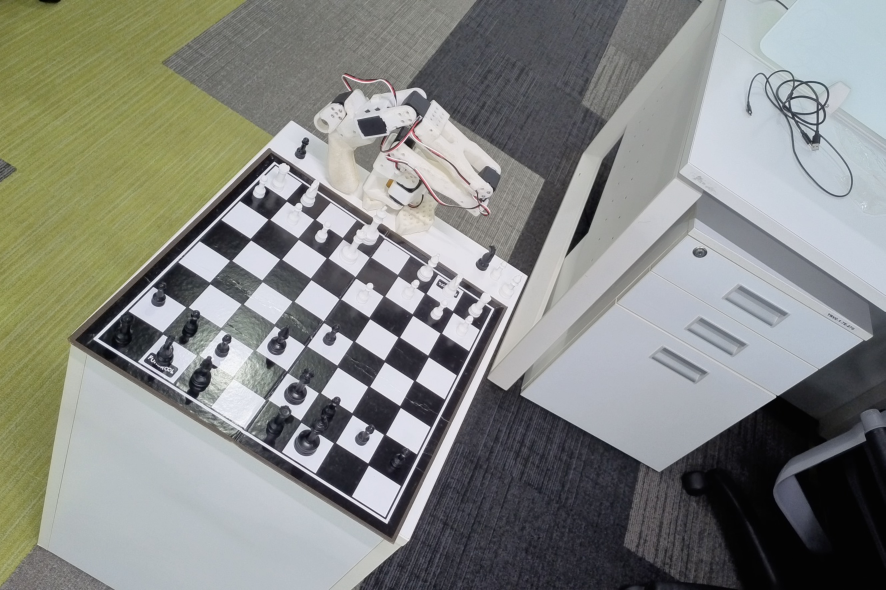
#> input picture Image_99.jpg, 2656 x 1770 px (shown at 1/3 size)
$ python -i detect_frame.py   (imports and definitions only)
#> lines starting #> are read from the running program, lines starting #| are printed output that depends on the picture; after the words box and inside, x2 and y2 are one past the last pixel; in counts of white or black regions, pixels touching at a corner belong together
"""Strategy C: board-frame / outer-quad anchored detection.

Where :mod:`so101_nexus_core.chess_vision.detect_sb` anchors on *interior*
corners (which chess pieces frequently occlude) and
:mod:`so101_nexus_core.chess_vision.detect_hough` reconstructs the grid from
many short line segments, this strategy anchors on the board's *outer
boundary* -- the single large quadrilateral enclosing the whole playing area.

For a board photographed close to top-down, that boundary survives heavy piece
occlusion (pieces sit *inside* it) and yields a clean four-point contour. We
extract candidate quadrilaterals from several Canny edge maps, map each
directly onto the 800x800 canvas, and keep whichever placement scores best.
Because a quad has a four-fold rotational ambiguity (any of its corners could
be the board's top-left), all four rotations are tried and disambiguated by
:func:`~so101_nexus_core.chess_vision.scoring.combined_score`, whose
periodicity term only rewards a placement that lands the 8x8 grid coherently on
the canvas.

This complements the other two strategies: it is the reliable path for
near-top-down boards whose interior corners are buried under pieces, while
contributing only low-scoring (harmless) candidates for steeply-angled or
partially-off-frame boards whose outer boundary is itself broken -- the
pipeline's periodicity gate discards those.
"""

from __future__ import annotations

import cv2
import numpy as np

from so101_nexus_core.chess_vision.constants import WARP_SIZE
from so101_nexus_core.chess_vision.geometry import order_quad
from so101_nexus_core.chess_vision.scoring import combined_score

# Canvas corners in [TL, TR, BR, BL] order, matching geometry.order_quad.
# [3 lines that did not run here, left out]

# A board boundary should enclose a meaningful fraction of the frame but never
# (nearly) the whole image -- the latter is the desk / room outline, not a board.
_MIN_AREA_FRAC = 0.04
_MAX_AREA_FRAC = 0.92


def _candidate_quads(gray: np.ndarray) -> list[np.ndarray]:
    """Extract candidate board-boundary quadrilaterals from a grayscale image.

    Runs several Canny thresholds (board boundary contrast varies with board
    material and lighting), and for each contour large enough to plausibly be
    the board, tries a range of ``approxPolyDP`` epsilons until it collapses to
    a convex four-point polygon.
    """
    quads: list[np.ndarray] = []
    area = gray.shape[0] * gray.shape[1]
    for lo, hi in ((50, 150), (30, 100), (80, 200)):
        edges = cv2.Canny(gray, lo, hi)
        edges = cv2.dilate(edges, np.ones((3, 3), np.uint8), iterations=1)
        contours, _ = cv2.findContours(edges, cv2.RETR_LIST, cv2.CHAIN_APPROX_SIMPLE)
        for c in contours:
            a = cv2.contourArea(c)
            if a < _MIN_AREA_FRAC * area or a > _MAX_AREA_FRAC * area:
                continue
            peri = cv2.arcLength(c, True)
            for frac in np.linspace(0.01, 0.06, 10):
                approx = cv2.approxPolyDP(c, frac * peri, True)
                if len(approx) == 4 and cv2.isContourConvex(approx):
                    quads.append(order_quad(approx.reshape(4, 2)))
                    break
    return quads


# [43 lines left out: functions _dedup, try_frame, not called in this run]

>>> import cv2
>>> picture = cv2.imread('Image_99.jpg', cv2.IMREAD_GRAYSCALE)
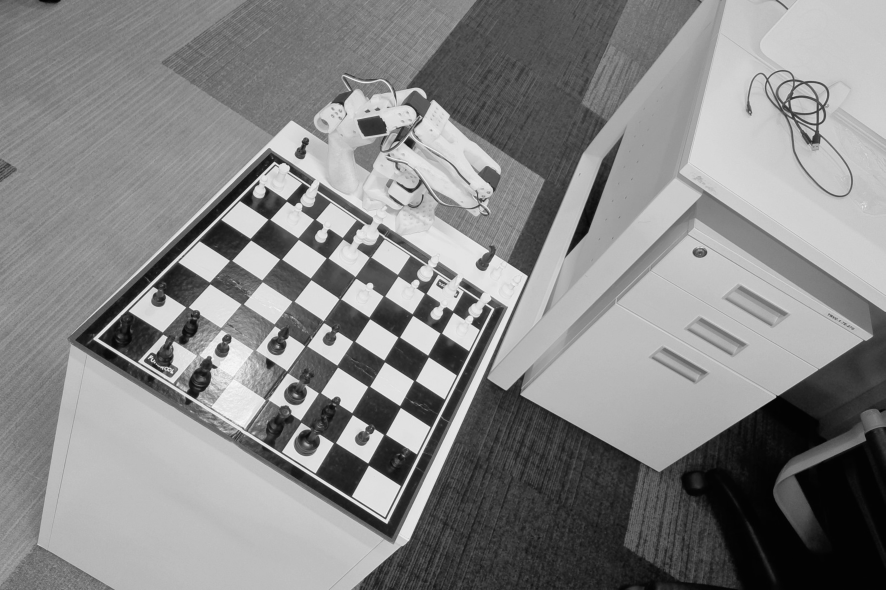
#> picture: shape (1770, 2656) (shown at 1/3 size); min 0, max 254, mean 134.6
>>> result = _candidate_quads(picture)
#> the loop in _candidate_quads, `for lo, hi in ((50, 150), (30, 100), (80, 200)):` made 1 pass
#> pass 1, in _candidate_quads, `edges = cv2.Canny(gray, lo, hi)`:
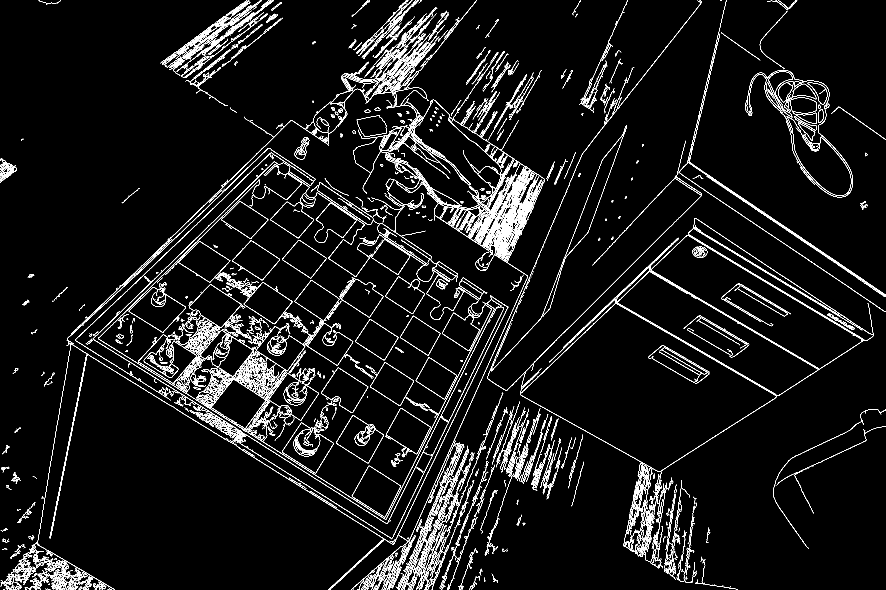
#> edges: shape (1770, 2656) (shown at 1/3 size); 4.3% white in thin lines or dots
#> pass 1, in _candidate_quads, `edges = cv2.dilate(edges, np.ones((3, 3), np.uint8), iterations=1)`:
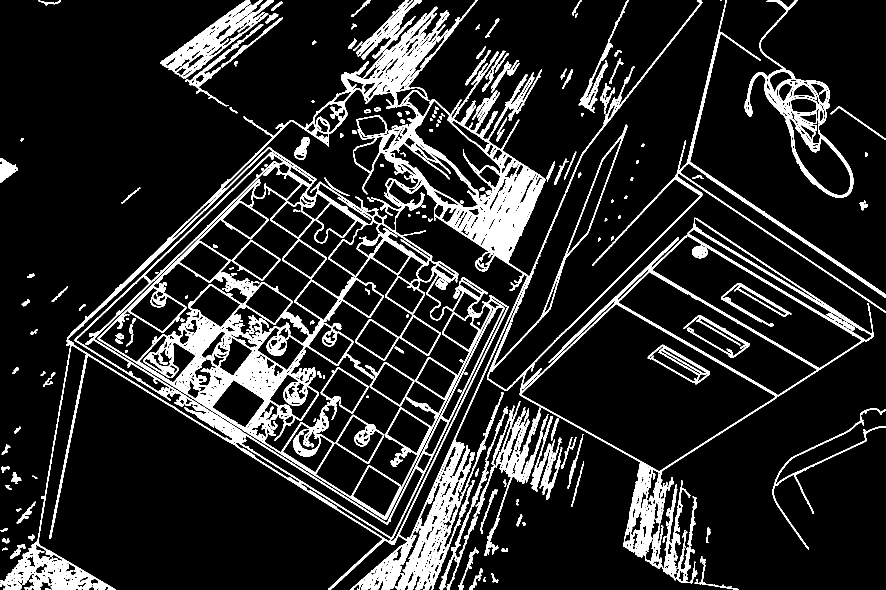
#> edges: shape (1770, 2656) (shown at 1/3 size); 12.7% white; 213 white regions (1 under 20 px), largest, box (x1, y1, x2, y2) and area: (0, 0, 1636, 1770) 358059, (1461, 0, 2656, 1706) 81737, (480, 0, 822, 235) 18920
#> after the loop in _candidate_quads, `for lo, hi in ((50, 150), (30, 100), (80, 200)):`: quads = []
#> (the run stopped early here; a loop or call above may not have finished)

$ run again, on Cam1.jpg
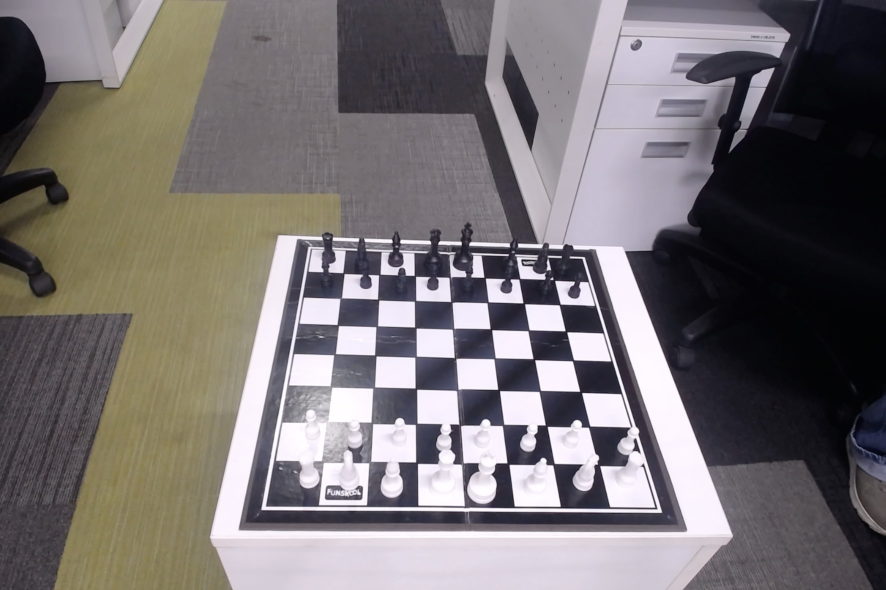
#> input picture Cam1.jpg, 2656 x 1770 px (shown at 1/3 size)
#> the loop in _candidate_quads, `for lo, hi in ((50, 150), (30, 100), (80, 200)):` made 2 passes
#> pass 1, in _candidate_quads, `edges = cv2.dilate(edges, np.ones((3, 3), np.uint8), iterations=1)`:
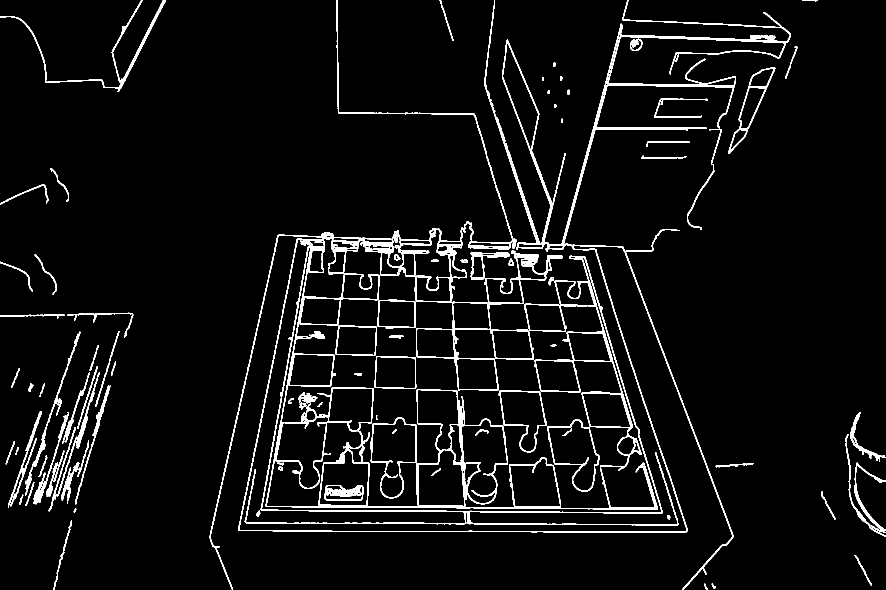
#> edges: shape (1770, 2656) (shown at 1/3 size); 4.3% white; 100 white regions, largest, box (x1, y1, x2, y2) and area: (628, 0, 2373, 1770) 104685, (1248, 759, 1643, 1171) 9558, (1249, 1167, 1524, 1521) 8968
#> pass 2, in _candidate_quads, `edges = cv2.dilate(edges, np.ones((3, 3), np.uint8), iterations=1)`:
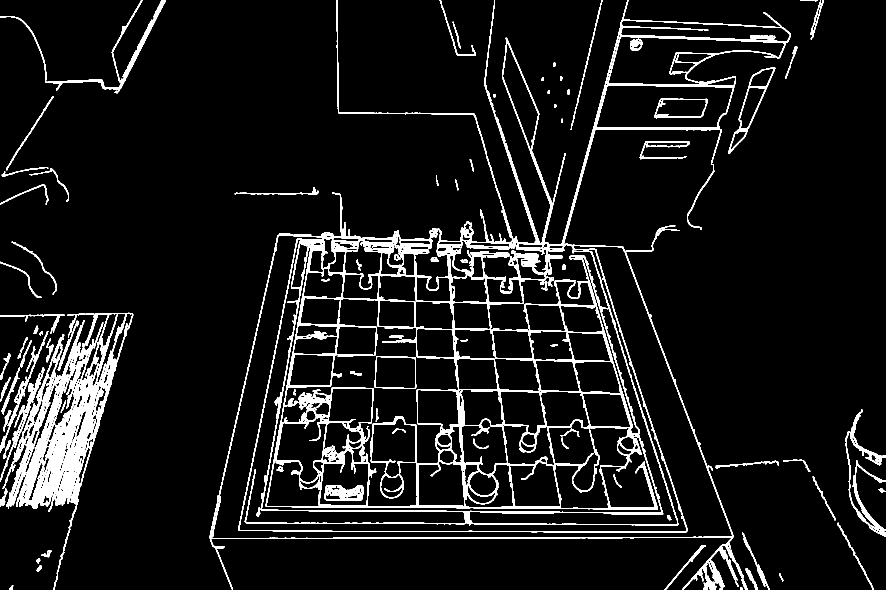
#> edges: shape (1770, 2656) (shown at 1/3 size); 7% white; 110 white regions (1 under 20 px), largest, box (x1, y1, x2, y2) and area: (628, 0, 2373, 1770) 179871, (7, 938, 400, 1770) 71233, (826, 1162, 1129, 1518) 14734
#> after the loop in _candidate_quads, `for lo, hi in ((50, 150), (30, 100), (80, 200)):`: quads = []

$ run again, on Camer_3.jpg
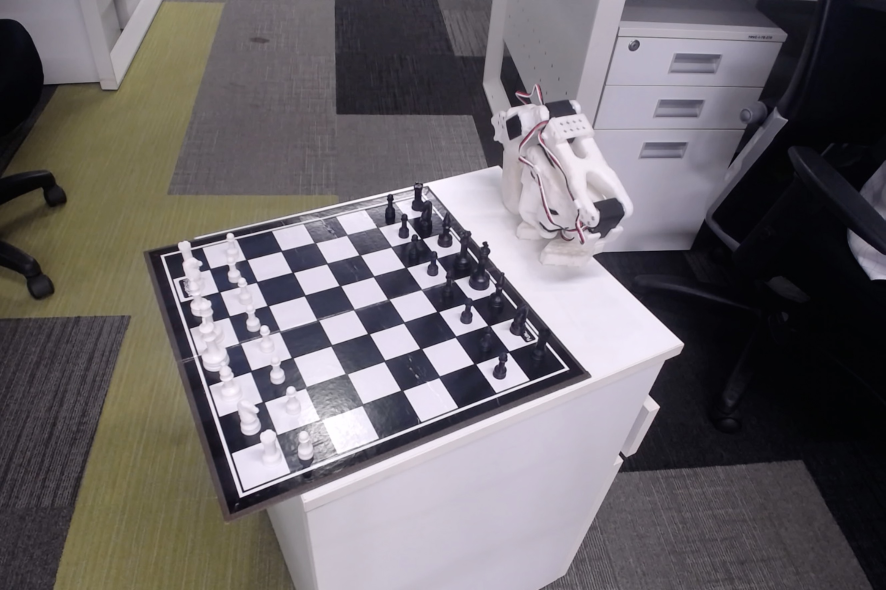
#> input picture Camer_3.jpg, 2656 x 1770 px (shown at 1/3 size)
#> the loop in _candidate_quads, `for lo, hi in ((50, 150), (30, 100), (80, 200)):` made 3 passes
#> pass 1, in _candidate_quads, `edges = cv2.Canny(gray, lo, hi)`:
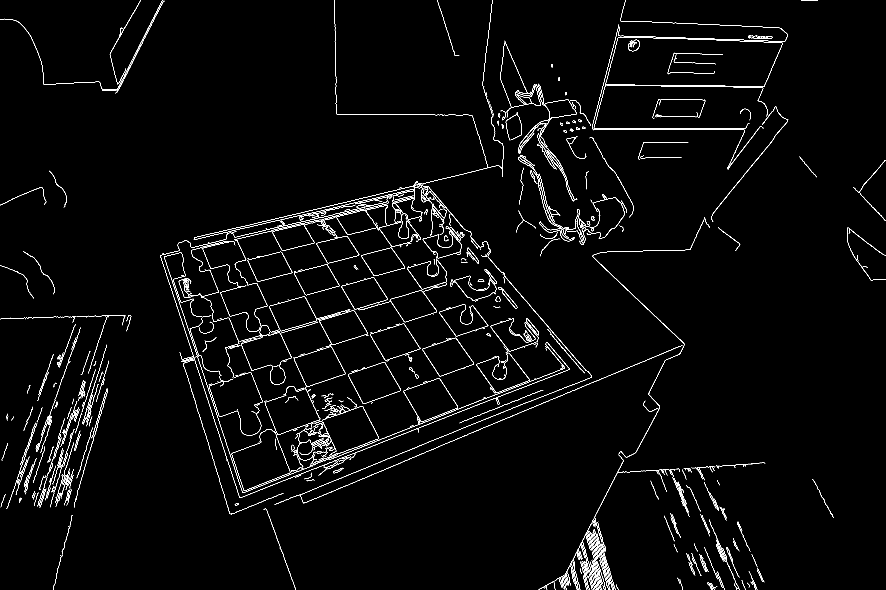
#> edges: shape (1770, 2656) (shown at 1/3 size); 1.7% white in thin lines or dots
#> after the loop in _candidate_quads, `for lo, hi in ((50, 150), (30, 100), (80, 200)):`:
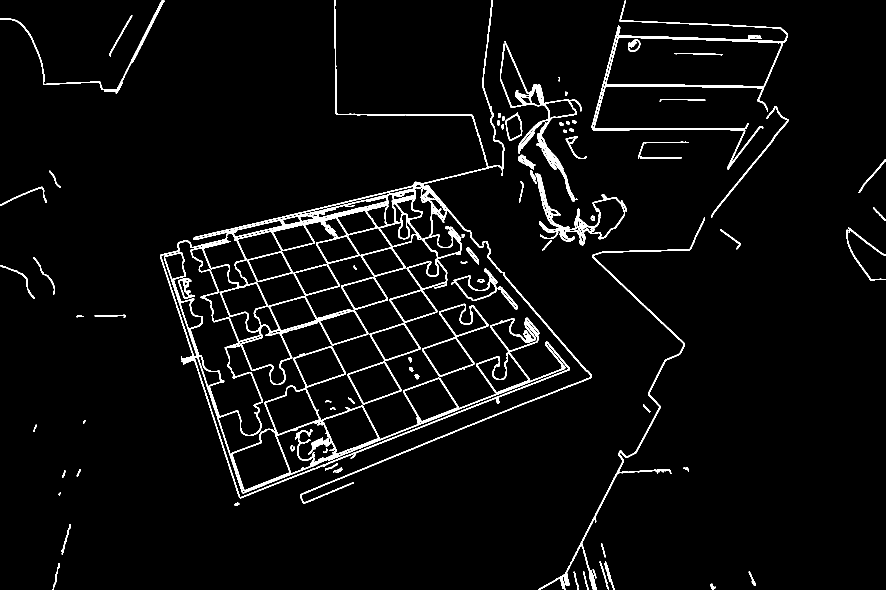
#> edges: shape (1770, 2656) (shown at 1/3 size); 3.6% white; 92 white regions, largest, box (x1, y1, x2, y2) and area: (480, 0, 1776, 1512) 84180, (1775, 0, 2364, 509) 14752, (1500, 123, 1744, 605) 9230
#> after the loop in _candidate_quads, `for lo, hi in ((50, 150), (30, 100), (80, 200)):`: quads = []
